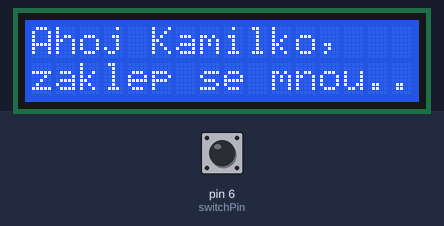
Simulated run of this sketch. Board: Arduino Uno, built with avr-gcc and run on an emulated ATmega328P. On the bench: 16×2 character LCD. The test bench sets the inputs (shaded band); at power-on: pin 6 (switchPin) LOW. Random numbers use the default seed unless the sketch sets one.

Above: at 1.2 s.
1.3 s: pin 6 (switchPin) pulled HIGH for 0.15 s
At 1.7 s:
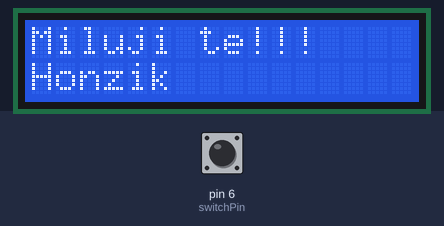
2.9 s: pin 6 (switchPin) pulled HIGH for 1 s
At 4.2 s:
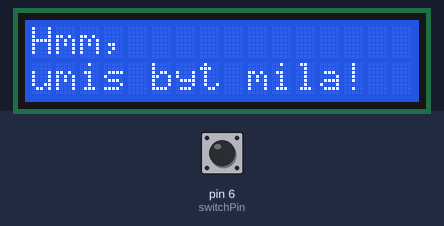
5.4 s: pin 6 (switchPin) pulsed HIGH 5 times (0.12 s each, 0.3 s apart)
At 6.8 s:
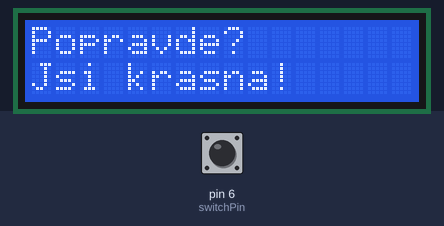
8.4 s: pin 6 (switchPin) pulled HIGH for 0.15 s
At 9.6 s:
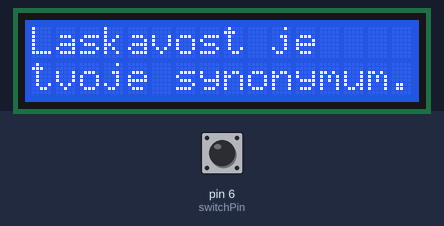
10.0 s: pin 6 (switchPin) pulled HIGH for 3.2 s
At 13.7 s:
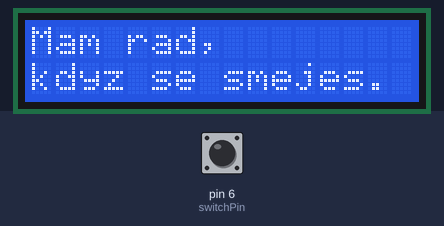
14.7 s: pin 6 (switchPin) pulled HIGH for 0.15 s
At 15.5 s:
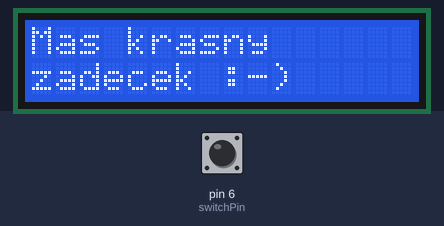
Timing chart, 0 to 17.3 s (numbered marks = the images above; inputs shaded):
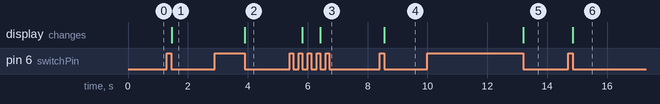

Measured:
- after the input at 1.3 s, the display: changes after 0.15 s (image 1)
- after the input at 2.9 s, the display: changes after 1.0 s (image 2)
- after the input at 5.4 s, the display: first changes after 0.43 s (image 3 shows a later state)
- after the input at 8.4 s, the display: changes after 0.16 s (image 4)
- after the input at 10.0 s, the display: changes after 3.2 s (image 5)
- after the input at 14.7 s, the display: changes after 0.16 s (image 6)

The sketch:

crystall-ball-display.ino
```cpp
#include <LiquidCrystal.h>
LiquidCrystal lcd(12, 11, 5, 4, 3, 2);

const int switchPin = 6;
int switchState = 0;
int prevSwitchState = 0;
int reply;

void setup() {
  lcd.begin(16, 2);
  pinMode(switchPin, INPUT);
  lcd.print("Ahoj Kamilko,");

  lcd.setCursor(0, 1);
  lcd.print("zaklep se mnou..");
}

void loop() {
  switchState = digitalRead(switchPin);

  if (switchState != prevSwitchState) {
    if (switchState == LOW) {
      reply = random(8);
      lcd.clear();

      switch(reply) {
        case 0:
          lcd.setCursor(0, 0);
          lcd.print("Popravde?");
          lcd.setCursor(0, 1);
          lcd.print("Jsi krasna!");
          break;
        case 1:
          lcd.setCursor(0, 0);
          lcd.print("Hmm,");
          lcd.setCursor(0, 1);
          lcd.print("umis byt mila!");
          break;
        case 2:
          lcd.setCursor(0, 0);
          lcd.print("Nekdy jsi");
          lcd.setCursor(0, 1);
          lcd.print("pekna dracice.");
          break;
        case 3:
          lcd.setCursor(0, 0);
          lcd.print("Mam rad,");
          lcd.setCursor(0, 1);
          lcd.print("kdyz se smejes.");
          break;
        case 4:
          lcd.setCursor(0, 0);
          lcd.print("A dal?");
          lcd.setCursor(0, 1);
          lcd.print("Jsi sikulka.");
          break;
        case 5:
          lcd.setCursor(0, 0);
          lcd.print("Mas krasny");
          lcd.setCursor(0, 1);
          lcd.print("zadecek :-)");
          break;
        case 6:
          lcd.setCursor(0, 0);
          lcd.print("Laskavost je ");
          lcd.setCursor(0, 1);
          lcd.print("tvoje synonymum.");
          break;
        case 7:
          lcd.setCursor(0, 0);
          lcd.print("Miluji te!!!");
          lcd.setCursor(0, 1);
          lcd.print("Honzik");
          break;
      }
    }
  }

  prevSwitchState = switchState;
}
```
